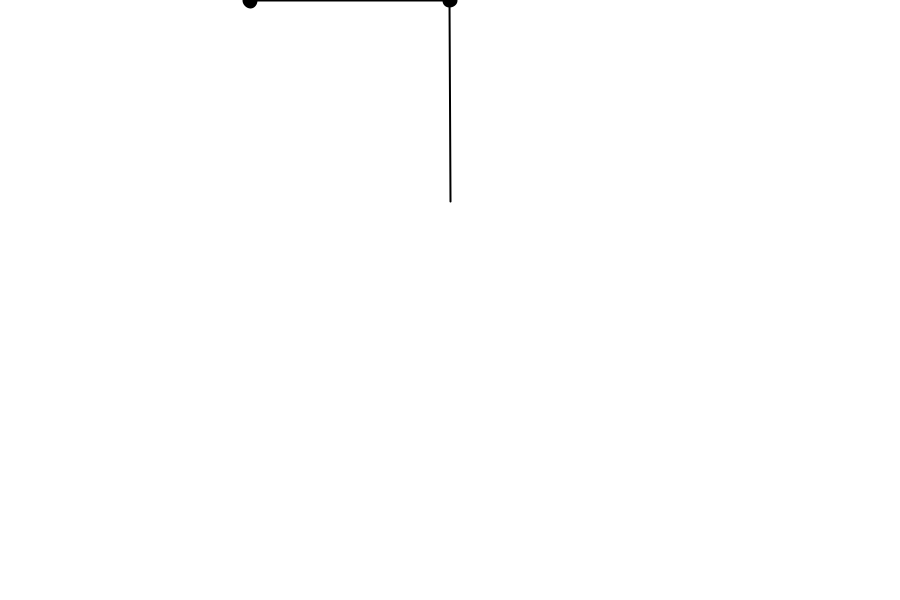
Frame 1 (no input)
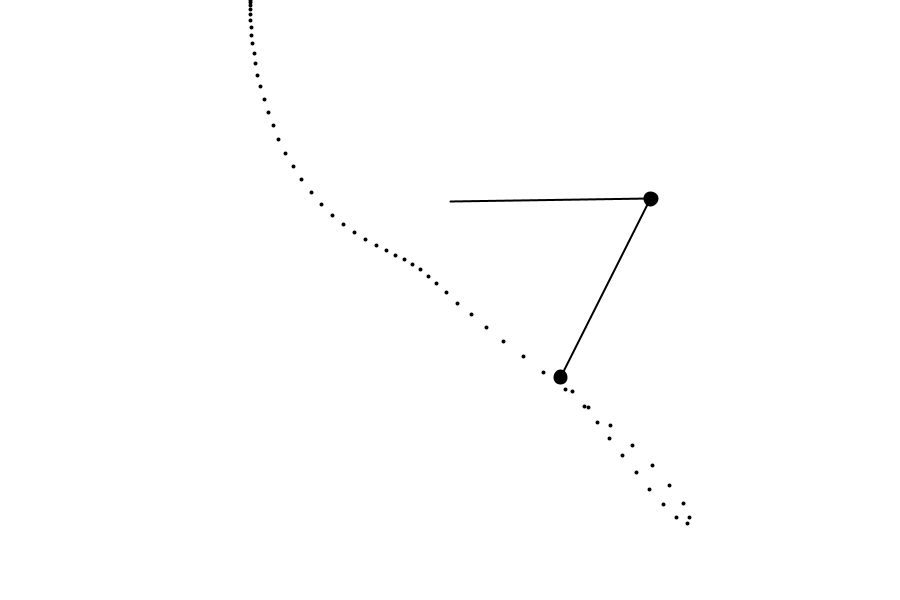
Frame 60 (the mouse pressed at the canvas centre just before this capture)
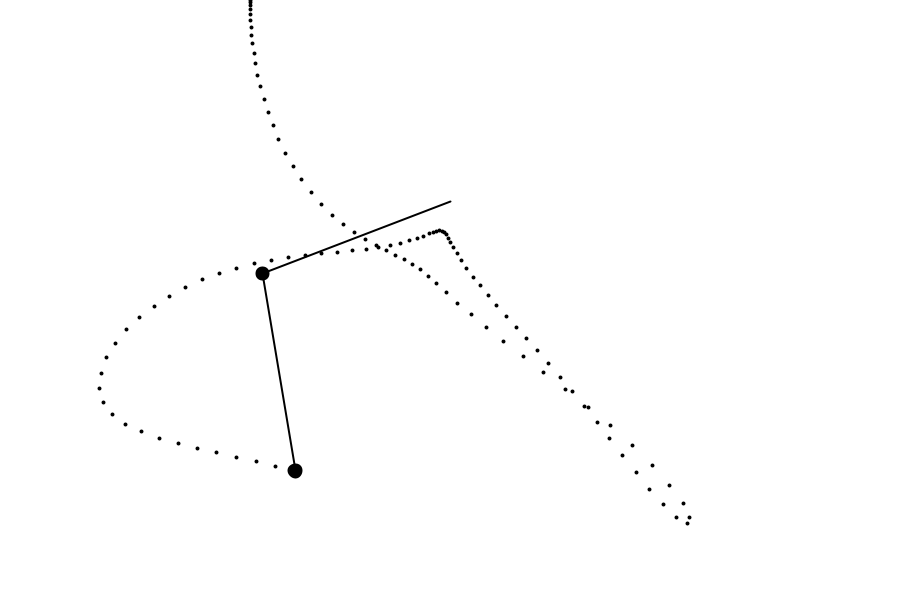
Frame 120 (the mouse held since frame 60 and released just before this capture)

The Processing sketch that drew these frames (run headless with seeded random() and noise(); from frame 60 on, the mouse is pressed at the canvas centre):

// Processing sketch: double_pendulum
// ── double_pendulum.pde
float r1 = 201;
float r2 = 200;
float m1 = 80;
float m2 = 80;
float a1 = PI;
float a2 = -PI/2;
float g = 1;
float d = 0.995;


float a1_v = 0;
float a2_v = 0;
float a1_a = 0;
float a2_a = -0;
PGraphics canvas;

void setup() {
  size(900, 600);
  canvas = createGraphics(width, height);
  canvas.beginDraw();
  canvas.background(255);
  canvas.endDraw();
}

void draw() {

  a1_a = (-g*(2*m1 + m2)*sin(a1)
    -m2*g*sin(a1-2*a2)
    -2*sin(a1-a2)*m2
    *(a2_v*a2_v*r2+a1_v*a1_v*r1*cos(a1-a2))) / 
    (r1*(2*m1 + m2 - m2*cos(2*a1 - 2*a2)));

  a2_a = (2*sin(a1-a2)
    *(a1_v*a1_v*r1*(m1+m2) 
    + g*(m1+m2)*cos(a1)
    +a2_v*a2_v*r2*m2*cos(a1-a2))) /
    (r2*(2*m1 + m2 - m2*cos(2*a1 - 2*a2)));

  a1_v += a1_a;
  a2_v += a2_a;
  a1_v *= d;
  a2_v *= d;
  a1   += a1_v;
  a2   += a2_v;
  
  image(canvas, 0, 0);
  stroke(0);
  strokeWeight(2);
  translate(width/2, r1);
  fill(0);

  float x1 = r1*sin(a1);
  float y1 = r1*cos(a1);
  float x2 = r2*sin(a2) + x1;
  float y2 = r2*cos(a2) + y1;

  line(0, 0, x1, y1);
  ellipse(x1, y1, m1/TWO_PI, m1/TWO_PI);
  line(x1, y1, x2, y2);
  ellipse(x2, y2, m2/TWO_PI, m2/TWO_PI);

  canvas.beginDraw();
  canvas.translate(width/2, r1);
  canvas.strokeWeight(4);
  canvas.stroke(0);
  canvas.point(x2, y2);
  canvas.endDraw();
}
